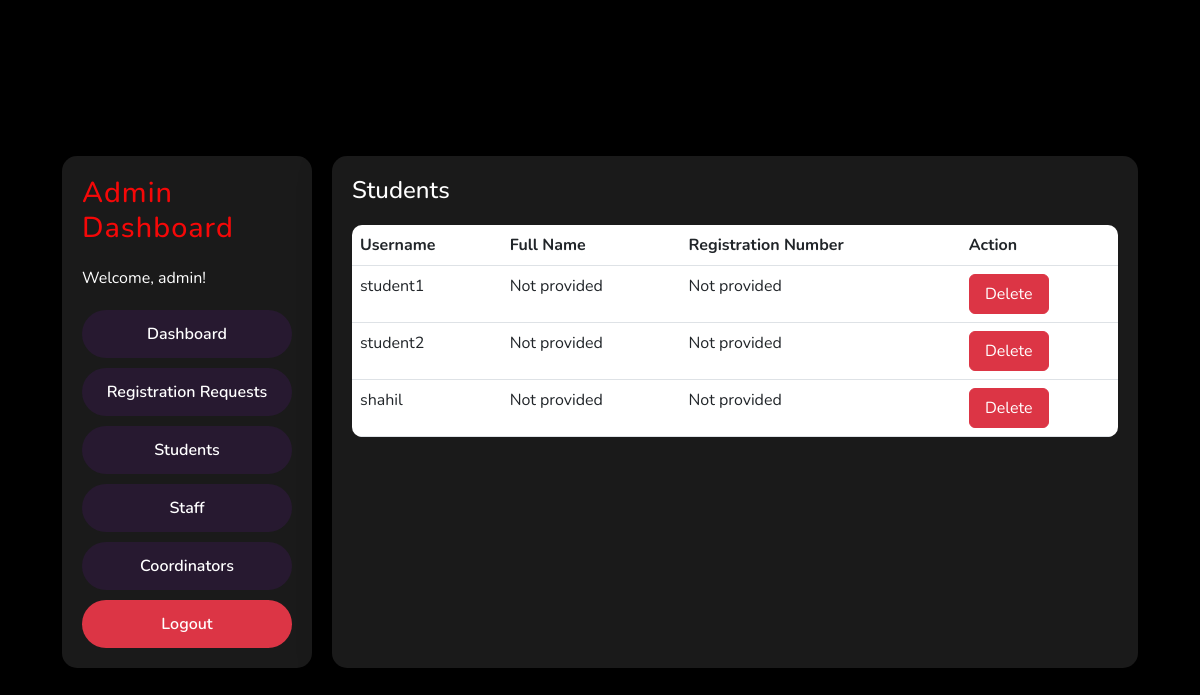
Before: /admin/students (signed in) with the older database file.
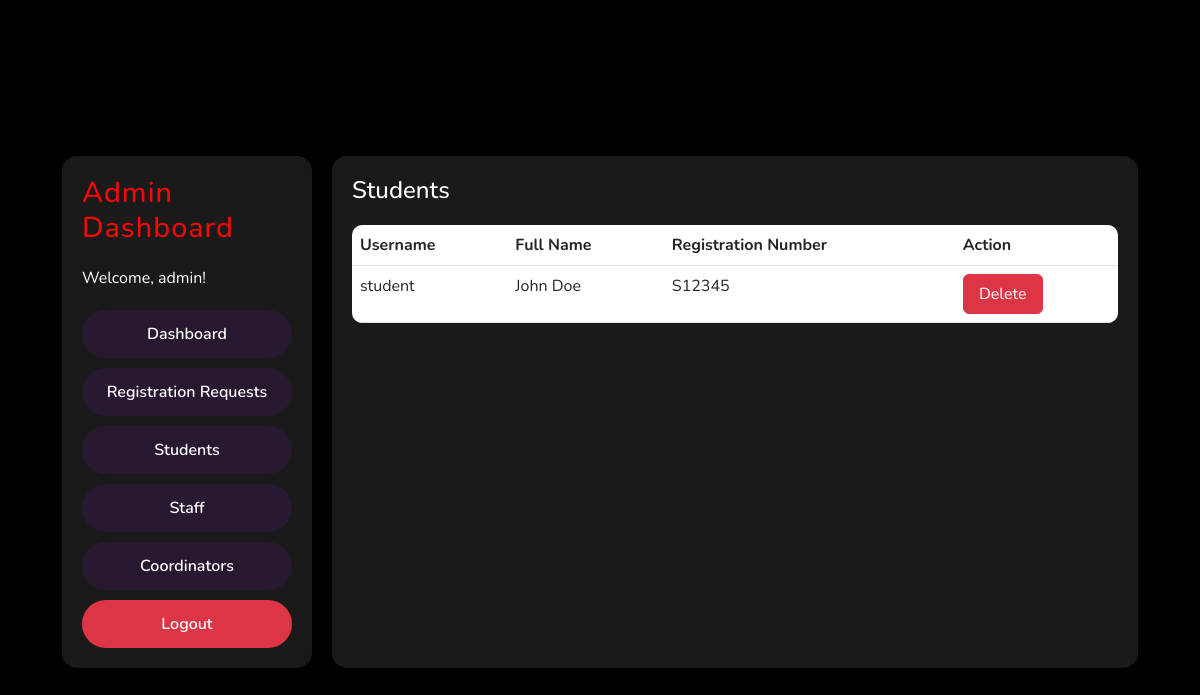
After: the same page with the newer database file.
### app.py (models this page shows, shortened)
class User(db.Model, UserMixin):
    id = db.Column(db.Integer, primary_key=True)
    username = db.Column(db.String(20), unique=True, nullable=False)
    password_hash = db.Column(db.String(128), nullable=False)
    role = db.Column(db.String(20), nullable=False)
    documents = db.relationship('Document', backref='uploader', foreign_keys='Document.user_id', lazy=True)
    staff_documents = db.relationship('Document', backref='staff', foreign_keys='Document.staff_id', lazy=True)
    full_name = db.Column(db.String(100))
    registration_number = db.Column(db.String(50))
    group_number = db.Column(db.String(20))
    group_members = db.Column(db.String(200))  # Store as a JSON string or comma-separated list
    assigned_staff_id = db.Column(db.Integer, db.ForeignKey('user.id'))  # Foreign key to assigned staff
    assigned_staff = db.relationship('User', remote_side=[id], foreign_keys=[assigned_staff_id])
    @property
    def password(self):
        raise AttributeError('Password is not readable.')

### app.py (the view)
@app.route('/admin/students')
@login_required
def admin_students():
    if current_user.role != 'Admin':
        flash('You do not have permission to access this page.', 'error')
        return redirect(url_for('home'))
    students = User.query.filter_by(role='Student').all()
    return render_template('admin_students.html', students=students)

### app.py (called while the page is built)
@login_manager.user_loader
def load_user(user_id):
    return db.session.get(User, int(user_id))

### templates/admin_students.html
{% extends "base.html" %}
{% block content %}
<div class="dashboard-container">
    <div class="dashboard-nav">
        <h2>Admin Dashboard</h2>
        <p>Welcome, {{ current_user.username }}!</p>
        <div class="nav-options">
            <a href="{{ url_for('admin_dashboard') }}" class="nav-button">Dashboard</a>
            <a href="{{ url_for('admin_requests') }}" class="nav-button">Registration Requests</a>
            <a href="{{ url_for('admin_students') }}" class="nav-button">Students</a>
            <a href="{{ url_for('admin_staff') }}" class="nav-button">Staff</a>
            <a href="{{ url_for('admin_coordinators') }}" class="nav-button">Coordinators</a>
            <a href="{{ url_for('logout') }}" class="nav-button logout">Logout</a>
        </div>
    </div>
    <div class="dashboard-content">
        <h3>Students</h3>
        <table class="table">
            <thead>
                <tr>
                    <th>Username</th>
                    <th>Full Name</th>
                    <th>Registration Number</th>
                    <th>Action</th>
                </tr>
            </thead>
            <tbody>
                {% for student in students %}
                <tr>
                    <td>{{ student.username }}</td>
                    <td>{{ student.full_name or 'Not provided' }}</td>
                    <td>{{ student.registration_number or 'Not provided' }}</td>
                    <td>
                        <form method="POST" action="{{ url_for('delete_user', user_id=student.id) }}" style="display: inline;">
                            <button type="submit" class="btn btn-danger">Delete</button>
                        </form>
                    </td>
                </tr>
                {% endfor %}
            </tbody>
        </table>
    </div>
</div>
{% endblock %}

Changed rows visible on the page:
no longer on this page (row edited): User: username "student1", full_name "Not provided", registration_number "Not provided"
no longer on this page (row edited): User: username "student2", full_name "Not provided", registration_number "Not provided"
removed User: username "shahil", full_name "Not provided", registration_number "Not provided"
now on this page (row edited): User: username "student", full_name "John Doe", registration_number "S12345"
